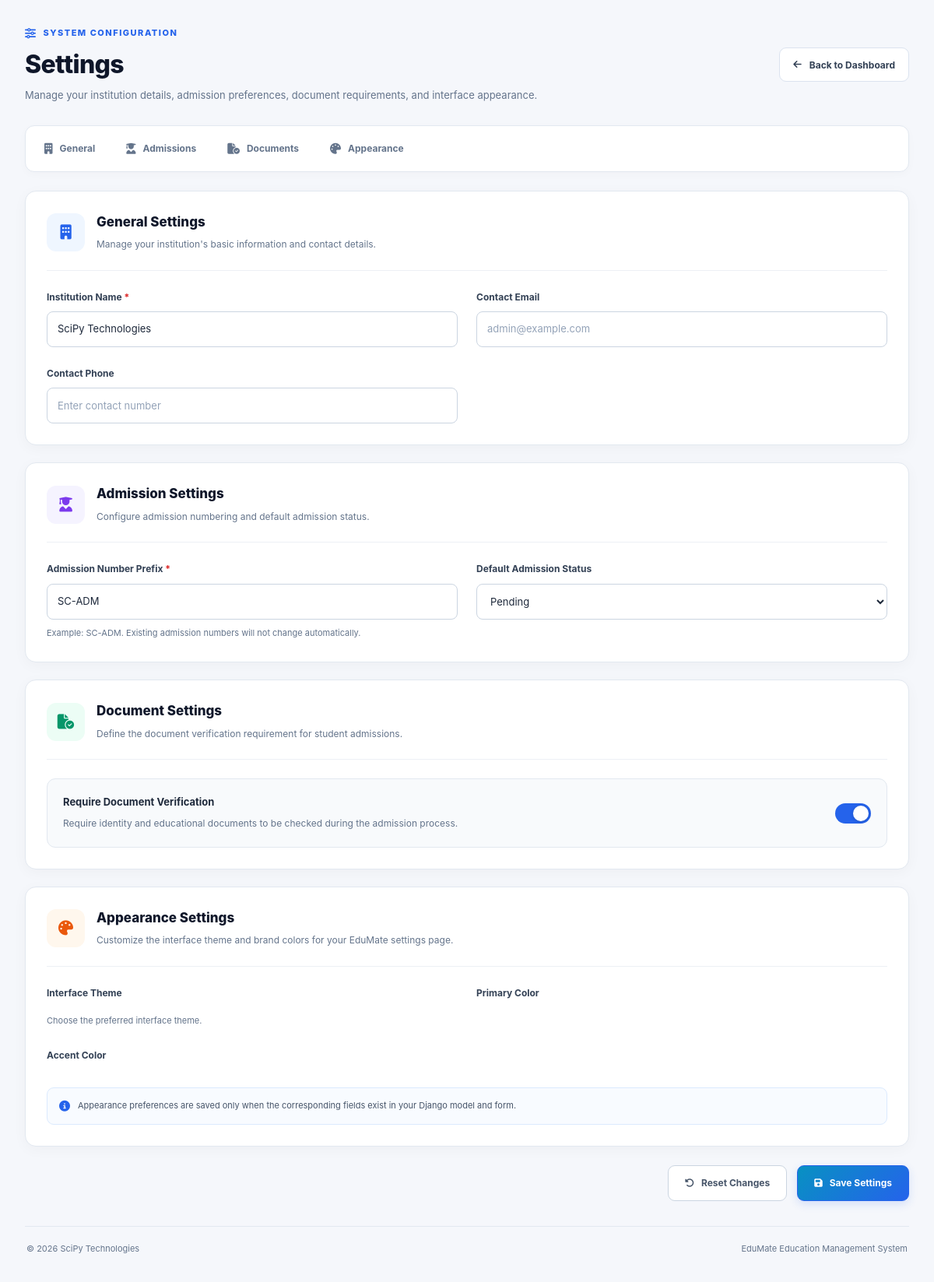
The app's page /admission/settings/ (signed in) with its own data.
### app/models.py (models this page shows, shortened)
class AdmissionSettings(models.Model):
    institution_name = models.CharField(
        max_length=200,
        default="SciPy Technologies",
    )
    contact_email = models.EmailField(
        blank=True,
        default="",
    )
    contact_phone = models.CharField(
        max_length=25,
        blank=True,
        default="",
    )
    admission_number_prefix = models.CharField(
        max_length=30,
        default="SC-ADM",
    )
    ADMISSION_STATUS_CHOICES = [
        ("Pending", "Pending"),
        ("Confirmed", "Confirmed"),
    ]
    default_admission_status = models.CharField(
        max_length=30,
        choices=ADMISSION_STATUS_CHOICES,
        default="Pending",
    )
    require_document_verification = models.BooleanField(
        default=True,
    )
    THEME_CHOICES = [
        ("light", "Light"),
        ("dark", "Dark"),
        ("system", "System Default"),
    ]
    theme = models.CharField(
        max_length=20,
        choices=THEME_CHOICES,
        default="light",
    )
    primary_color = models.CharField(
        max_length=7,
        default="#2563eb",
        validators=[hex_color_validator],
    )
    accent_color = models.CharField(
        max_length=7,
        default="#0891c2",
        validators=[hex_color_validator],
    )
    updated_at = models.DateTimeField(
        auto_now=True,
    )
    class Meta:
        verbose_name = "Admission Settings"
        verbose_name_plural = "Admission Settings"
        ordering = ["-updated_at"]

### app/views.py (the view)
@login_required
def admission_settings(request):
    settings_obj, created = AdmissionSettings.objects.get_or_create(
        pk=1,
        defaults={
            "institution_name": "SciPy Technologies",
            "admission_number_prefix": "SC-ADM",
            "default_admission_status": "Pending",
            "require_document_verification": True,
        },
    )
    if request.method == "POST":
        form = AdmissionSettingsForm(
            request.POST,
            instance=settings_obj,
        )
        if form.is_valid():
            form.save()
            messages.success(
                request,
                "Admission settings saved successfully.",
            )
            return redirect("admission_settings")
        messages.error(
            request,
            "Please correct the errors below and try again.",
        )
    else:
        form = AdmissionSettingsForm(instance=settings_obj)
    return render(
        request,
        "admissions/admission_settings.html",
        {
            "form": form,
            "settings_obj": settings_obj,
        },
    )

### app/templates/admissions/admission_settings.html (shortened to what this page needs)
{% load static %}
<!DOCTYPE html>
<html lang="en">
<head>
    <link rel="stylesheet"
          href="https://cdnjs.cloudflare.com/ajax/libs/font-awesome/6.6.0/css/all.min.css">
    <link rel="stylesheet"
          href="{% static 'css/admission_settings.css' %}">
</head>
<body>
<div class="settings-layout">
    <main class="settings-main">
        <header class="settings-heading">
            <div>
                <span class="settings-eyebrow">
                    <i class="fa-solid fa-sliders"></i>
                    SYSTEM CONFIGURATION
                </span>
                <h1>Settings</h1>
                <p>
                    Manage your institution details, admission preferences,
                    document requirements, and interface appearance.
                </p>
            </div>
            <a href="{% url 'admission_dashboard' %}"
               class="settings-back-btn">
                <i class="fa-solid fa-arrow-left"></i>
                Back to Dashboard
            </a>
        </header>
        <nav class="settings-nav" aria-label="Settings sections">
            <a href="#general-settings" class="settings-nav-item">
                <i class="fa-solid fa-building"></i>
                <span>General</span>
            </a>
            <a href="#admission-settings" class="settings-nav-item">
                <i class="fa-solid fa-user-graduate"></i>
                <span>Admissions</span>
            </a>
            <a href="#document-settings" class="settings-nav-item">
                <i class="fa-solid fa-file-circle-check"></i>
                <span>Documents</span>
            </a>
            <a href="#appearance-settings" class="settings-nav-item">
                <i class="fa-solid fa-palette"></i>
                <span>Appearance</span>
            </a>
        </nav>
        <form method="post"
              action="{% url 'admission_settings' %}"
              class="settings-form">
            <section class="settings-card" id="general-settings">
                <div class="settings-card-heading">
                    <div class="settings-icon blue">
                        <i class="fa-solid fa-building"></i>
                    </div>
                    <div>
                        <h2>General Settings</h2>
                        <p>
                            Manage your institution's basic information
                            and contact details.
                        </p>
                    </div>
                </div>
                <div class="settings-fields">
                    <div class="settings-field">
                        <label for="{{ form.institution_name.id_for_label }}">
                            Institution Name <span class="required">*</span>
                        </label>
                        {{ form.institution_name }}
                    </div>
                    <div class="settings-field">
                        <label for="{{ form.contact_email.id_for_label }}">
                            Contact Email
                        </label>
                        {{ form.contact_email }}
                    </div>
                    <div class="settings-field">
                        <label for="{{ form.contact_phone.id_for_label }}">
                            Contact Phone
                        </label>
                        {{ form.contact_phone }}
                    </div>
                </div>
            </section>
            <section class="settings-card" id="admission-settings">
                <div class="settings-card-heading">
                    <div class="settings-icon purple">
                        <i class="fa-solid fa-user-graduate"></i>
                    </div>
                    <div>
                        <h2>Admission Settings</h2>
                        <p>
                            Configure admission numbering and default
                            admission status.
                        </p>
                    </div>
                </div>
                <div class="settings-fields">
                    <div class="settings-field">
                        <label for="{{ form.admission_number_prefix.id_for_label }}">
                            Admission Number Prefix
                            <span class="required">*</span>
                        </label>
                        {{ form.admission_number_prefix }}
                        <small class="field-help">
                            Example: SC-ADM. Existing admission numbers
                            will not change automatically.
                        </small>
                    </div>
                    <div class="settings-field">
                        <label for="{{ form.default_admission_status.id_for_label }}">
                            Default Admission Status
                        </label>
                        {{ form.default_admission_status }}
                    </div>
                </div>
            </section>
            <section class="settings-card" id="document-settings">
                <div class="settings-card-heading">
                    <div class="settings-icon green">
                        <i class="fa-solid fa-file-circle-check"></i>
                    </div>
                    <div>
                        <h2>Document Settings</h2>
                        <p>
                            Define the document verification requirement
                            for student admissions.
                        </p>
                    </div>
                </div>
                <label class="settings-toggle-row"
                       for="{{ form.require_document_verification.id_for_label }}">
                    <span class="settings-toggle-content">
                        <strong>Require Document Verification</strong>
                        <small>
                            Require identity and educational documents
                            to be checked during the admission process.
                        </small>
                    </span>
                    <span class="settings-switch">
                        <span class="settings-switch-track"></span>
                    </span>
                </label>
            </section>
            <section class="settings-card" id="appearance-settings">
                <div class="settings-card-heading">
                    <div class="settings-icon orange">
                        <i class="fa-solid fa-palette"></i>
                    </div>
                    <div>
                        <h2>Appearance Settings</h2>
                        <p>
                            Customize the interface theme and brand colors
                            for your EduMate settings page.
                        </p>
                    </div>
                </div>
                <div class="settings-fields">
                    <div class="settings-field">
                        <label for="{{ form.theme.id_for_label }}">
                            Interface Theme
                        </label>
                        <small class="field-help">
                            Choose the preferred interface theme.
                        </small>
                    </div>
                    <div class="settings-field">
                        <label for="{{ form.primary_color.id_for_label }}">
                            Primary Color
                        </label>
                    </div>
                    <div class="settings-field">
                        <label for="{{ form.accent_color.id_for_label }}">
                            Accent Color
                        </label>
                    </div>
                </div>
                <div class="appearance-note">
                    <i class="fa-solid fa-circle-info"></i>
                    <span>
                        Appearance preferences are saved only when the
                        corresponding fields exist in your Django model
                        and form.
                    </span>
                </div>
            </section>
            <div class="settings-actions">
                <button type="reset" class="settings-reset-btn">
                    <i class="fa-solid fa-rotate-left"></i>
                    Reset Changes
                </button>
                <button type="submit" class="settings-save-btn">
                    <i class="fa-solid fa-floppy-disk"></i>
                    Save Settings
                </button>
            </div>
        </form>
        <footer class="settings-footer">
            <span>
                &copy; {% now "Y" %} SciPy Technologies
            </span>
            <span>
                EduMate Education Management System
            </span>
        </footer>
    </main>
</div>
</body>
</html>

### records on screen
AdmissionSettings: institution_name "SciPy Technologies", admission_number_prefix "SC-ADM", default_admission_status "Pending"
